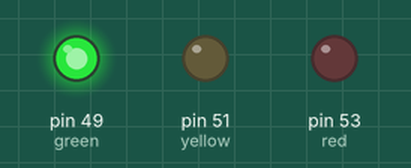
This sketch was run on a simulated Arduino Mega 2560, built with avr-gcc and run on an emulated ATmega2560. Shown: output pins drawn as LEDs (lit = HIGH).

Above: at 5.0 s.
At 10.2 s:
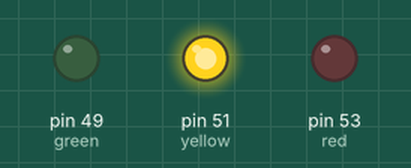
At 14.7 s:
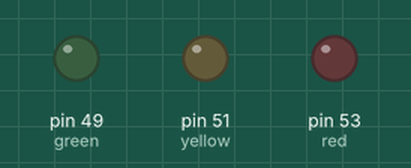
At 24.5 s:
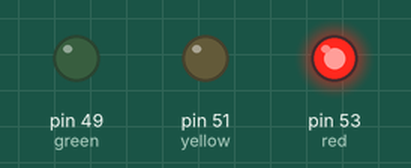
Timing chart, 0 to 39.0 s (numbered marks = the images above):
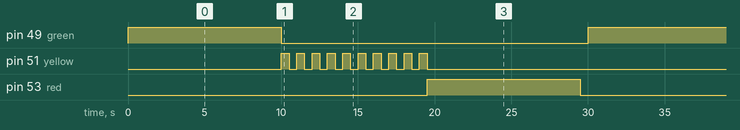

Measured:
- by itself, pin 49 (green), pin 53 (red): alternates HIGH for 10.0 s and LOW for 20.0 s
- by itself, pin 51 (yellow): repeats every 30.0 s: 9 × (LOW 0.50 s, HIGH 0.50 s), LOW 20.5 s, HIGH 0.50 s
- by itself, everything shown: repeats every 30.0 s, in 22 steps

The sketch:

traffic_light.ino
```cpp
int red = 53; // pin 53
int yellow = 51; // pin 51
int green = 49; // pin 49
int standardWait = 10000; // in milliseconds
int flashWait = 500;

void setup(){

  pinMode(red, OUTPUT);
  pinMode(yellow, OUTPUT);
  pinMode(green,  OUTPUT);

}
void loop(){
digitalWrite(green, HIGH);
delay(standardWait);
digitalWrite(green,  LOW);

for(int i = 0; i < 10; i++){
  digitalWrite(yellow, HIGH);
  delay(flashWait);
  digitalWrite(yellow, LOW);
  if(i != 9){
    delay(flashWait);
  }
}

digitalWrite(red, HIGH);
delay(standardWait);
digitalWrite(red, LOW);
delay(flashWait);

}
```
